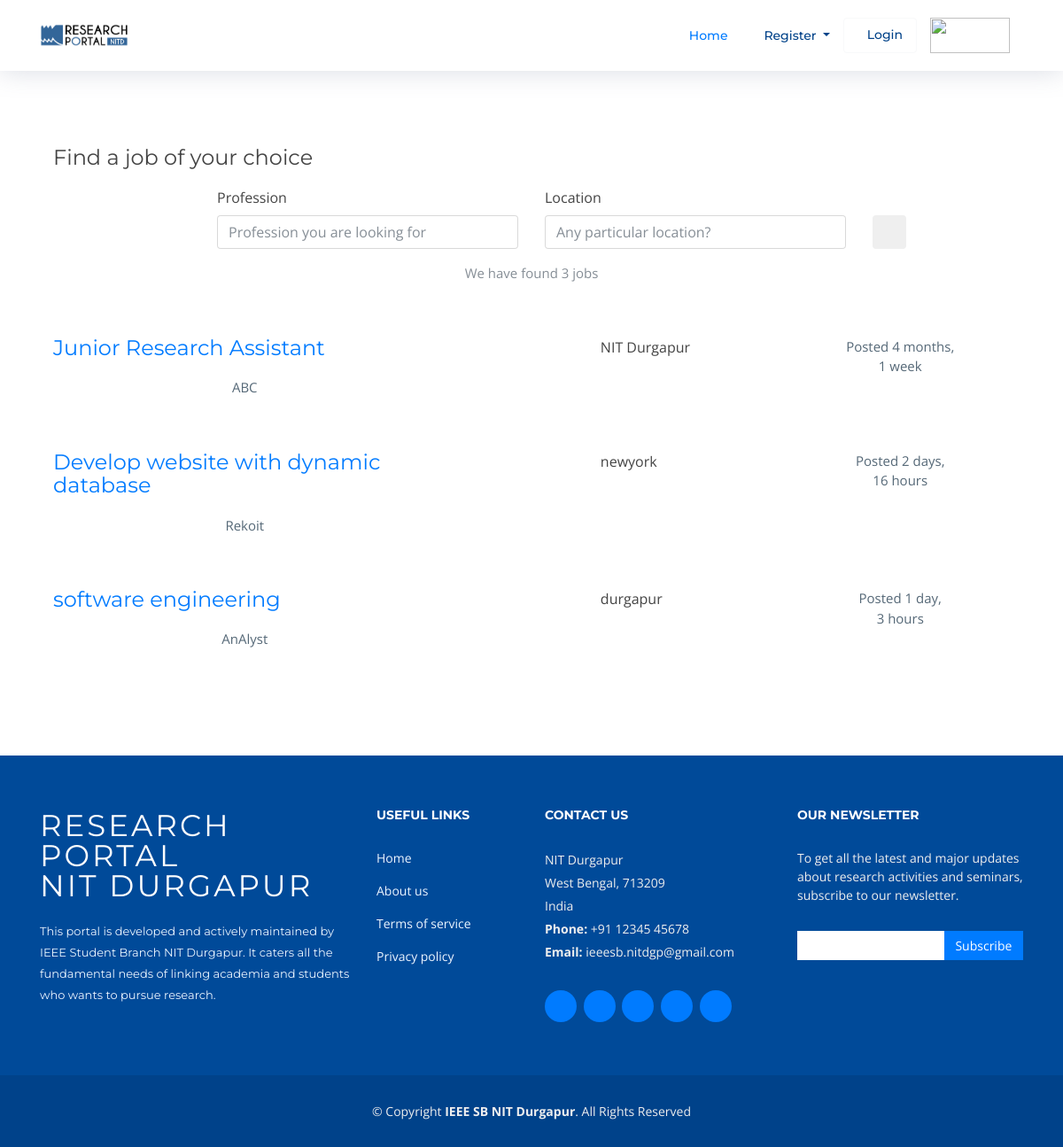
Page /jobs on the committed database.
### jobsapp/models.py (models this page shows, shortened)
class Job(models.Model):
    user = models.ForeignKey(User, on_delete=models.CASCADE)
    title = models.CharField(max_length=300)
    description = models.TextField()
    location = models.CharField(max_length=150)
    type = models.CharField(choices=JOB_TYPE, max_length=10)
    category = models.CharField(max_length=100)
    last_date = models.DateTimeField()
    company_name = models.CharField(max_length=100)
    tags = TaggableManager()
    company_description = models.CharField(max_length=300)
    website = models.CharField(max_length=100, default="")
    created_at = models.DateTimeField(default=timezone.now)
    filled = models.BooleanField(default=False)

### jobsapp/views/home.py (the view, shortened to what this page needs)
# urls.py: path('jobs', JobListView, name='jobs'),
def JobListView(request):
    model = Job
    template_name = 'jobs/jobs.html'
    context_object_name = 'jobs'
    paginate_by = 5
    jobs = Job.objects.all()
    context= {'jobs': jobs,
              }
    return render(request, 'jobs/jobs.html', context)

### templates/jobs/jobs.html (shortened to what this page needs)
{% extends 'base.html' %}
{% load static %}
{% block content %}
    <section class="job-form-section job-form-section--compressed">
        <div class="container">
            <h4 class="heading">Find a <span class="accent">job </span>of your <span class="accent">choice</span></h4>
            <form id="job-main-form" method="POST" action="" class="job-main-form">
                <div class="controls">
                    <div class="row align-items-end">
                        <div class="col-sm-1 col-lg-2"></div>
                        <div class="col-sm-5 col-lg-4 form-group">
                            <label for="profession">Profession</label>
                            <input type="text" id="profession" name="profession"
                                   placeholder="Profession you are looking for" class="form-control">
                        </div>
                        <div class="col-sm-5 col-lg-4 form-group">
                            <label for="location">Location</label>
                            <input type="text" id="location" name="location" placeholder="Any particular location?"
                                    class="form-control">
                        </div>
                        <div class="col-sm-1 col-lg-2 form-group">
                            <button type="submit" name="name"
                                    class="btn btn-outline-white-primary job-main-form__button">
                                <i class="fa fa-search"></i>
                            </button>
                        </div>
                    </div>
                </div>
            </form>
        </div>
    </section>
    <section>
        <div class="container">
            <p class="text-muted">We have found <span class="accent">{{ jobs.count }}</span> jobs</p>
            {% for job in jobs %}
                <div class="job-listing  ">
                    <div class="row">
                        <div class="col-md-12 col-lg-6">
                            <div class="row">
                                <div class="col-10">
                                    <h4 class="job__title"><a
                                            href="{% url 'jobs:jobs-detail' job.id %}">{{ job.title }}</a></h4>
                                    <p class="job__company">
                                        {{ job.company_name }}
                                    </p>
                                </div>
                            </div>
                        </div>
                        <div class="col-10 col-md-3 col-lg-2 ml-auto"><i class="fa fa-map-marker job__location"></i>
                            {{ job.location }}
                        </div>
                        <div class="col-10 col-md-3 col-lg-3 ml-auto">
                            <p>Posted {{ job.created_at|timesince }}</p>
                        </div>
                    </div>
                </div>
            {% endfor %}
        </div>
    </section>
{% endblock %}

### templates/base.html (shortened to what this page needs)
{% load static %}
<!DOCTYPE html>
<html>
<head>
  <link rel="stylesheet" href="https://use.fontawesome.com/releases/v5.8.2/css/all.css">
  <link href="{% static "jobsapp/lib/bootstrap/css/bootstrap.min.css" %}" rel="stylesheet">
  <link href="{% static "jobsapp/lib/font-awesome/css/font-awesome.min.css" %}" rel="stylesheet">
  <link href="{% static "jobsapp/lib/animate/animate.min.css" %}" rel="stylesheet">
  <link href="{% static "jobsapp/lib/ionicons/css/ionicons.min.css" %}" rel="stylesheet">
  <link href="{% static "jobsapp/lib/owlcarousel/assets/owl.carousel.min.css" %}" rel="stylesheet">
  <link href="{% static "jobsapp/lib/lightbox/css/lightbox.min.css" %}" rel="stylesheet">
  <link href="{% static "jobsapp/css/style.css" %}" rel="stylesheet">
</head>
<body>
<header id="header" class="fixed-top">
  <div class="container">
    <div class="logo float-left">
      <a href="{% url 'jobs:home-init' %}" class="scrollto"><img src="{% static "jobsapp/img/portal_logo_big3.png" %}" alt="" width="100" height="450"></a>
    </div>
    <nav class="main-nav float-right d-none d-lg-block">
      <ul>
        <li class="active"><a href="/home_initial">Home</a></li>
        {% if request.user.is_authenticated and request.user.role == 'employer' %}
            <li class="nav-item dropdown">
                <a id="clientZone" href="#" data-toggle="dropdown"
                   aria-haspopup="true" aria-expanded="false"
                   class="nav-link dropdown-toggle has-img mb-3 mb-lg-0 mt-3 mt-lg-0">
                    {% if request.user.role == 'employee' %}
                        {{ request.user.first_name }} {{ request.user.last_name }}
                    {% else %}
                        {{ request.user.first_name }}
                    {% endif %}
                </a>
                <div aria-labelledby="clientZone" class="dropdown-menu">
                    <a href="{% url 'jobs:employer-dashboard' %}" class="dropdown-item">Dashboard</a>
                    <a href="{% url 'jobs:employer-all-applicants' %}" class="dropdown-item">Applicants </a>
                    <a href="{% url 'jobs:employer-jobs-create' %}" class="dropdown-item">Post a new
                        job </a>
                    <a href="{% url 'accounts:logout' %}" class="dropdown-item">Logout</a>
                </div>
            </li>
        {% else %}
            <li class="nav-item dropdown">
                <a id="pages" href="#" data-toggle="dropdown" aria-haspopup="true" aria-expanded="false"
                   class="nav-link dropdown-toggle"><i class="fa fa-signing"></i>Register
                </a>
            </li>
            <li class="nav-item" style="color: #fff">
                <a href="{% url 'accounts:login' %}" class="btn navbar-btn btn-outline-light mb-5 mb-lg-0">
                    <i class="fa fa-sign-in"></i>Login
                </a>
            </li>
        {% endif %}
        <li><a href="{% url 'jobs:home-init' %}" class="scrollto"><img style="margin-top: -10px" src="{% static "jobsapp/img/sb_logo.png" %}" alt="" width="90" height="40"></a></li>
      </ul>
    </nav>
  </div>
</header>
<section id="about">
  <div class="container">
    <header class="section-header">
      <p><br><br></p>
      {% block content %} {% endblock %}
    </header>
  </div>
</section>
<footer id="footer">
  <div class="footer-top">
    <div class="container">
      <div class="row">
        <div class="col-lg-4 col-md-6 footer-info">
          <h3>Research Portal <br> NIT Durgapur</h3>
          <p>This portal is developed and actively maintained by IEEE Student Branch NIT Durgapur. It caters all the fundamental needs of linking academia and students who wants to pursue research.</p>
        </div>
        <div class="col-lg-2 col-md-6 footer-links">
          <h4>Useful Links</h4>
          <ul>
            <li><a href="#">Home</a></li>
            <li><a href="/home_initial">About us</a></li>
            <li><a href="#">Terms of service</a></li>
            <li><a href="#">Privacy policy</a></li>
          </ul>
        </div>
        <div class="col-lg-3 col-md-6 footer-contact">
          <h4>Contact Us</h4>
          <p>
            NIT Durgapur <br>
            West Bengal, 713209<br>
            India <br>
            <strong>Phone:</strong> +91 12345 45678<br>
            <strong>Email:</strong> ieeesb.nitdgp@gmail.com<br>
          </p>
          <div class="social-links">
            <a href="http://ieeesbnitdgp.com/" class="globe"><i class="fa fa-globe"></i></a>
            <a href="https://twitter.com/IEEESBNITD" class="twitter"><i class="fa fa-twitter"></i></a>
            <a href="https://www.facebook.com/nitdgpieeesociety" class="facebook"><i class="fa fa-facebook"></i></a>
            <a href="https://www.instagram.com/ieeesb_nitdgp/" class="instagram"><i class="fa fa-instagram"></i></a>
            <a href="https://www.linkedin.com/company/ieeesbnitdgp" class="linkedin"><i class="fa fa-linkedin"></i></a>
          </div>
        </div>
        <div class="col-lg-3 col-md-6 footer-newsletter">
          <h4>Our Newsletter</h4>
          <p>To get all the latest and major updates about research activities and seminars, subscribe to our newsletter.</p>
          <form action="" method="post">
            <input type="email" name="email"><input type="submit"  value="Subscribe">
          </form>
        </div>
      </div>
    </div>
  </div>
  <div class="container">
    <div class="copyright">
      &copy; Copyright <strong>IEEE SB NIT Durgapur</strong>. All Rights Reserved
    </div>
  </div>
</footer>
</body>
</html>

### jobsapp/static/jobsapp/css/style.css (style rules this page uses)
body { background: #fff; color: #444; font-family: "Open Sans", sans-serif; }
a { color: #007bff; transition: 0.5s; }
p { padding: 0; margin: 0 0 30px 0; }
h1, h2, h3, h4, h5, h6 { font-family: "Montserrat", sans-serif; font-weight: 400; margin: 0 0 20px 0; padding: 0; }
#header { height: 80px; transition: all 0.5s; z-index: 997; transition: all 0.5s; padding: 20px 0; background: #fff; box-shadow: 0px 0px 30px rgba(127, 137, 161, 0.3); }
#header .logo img { padding: 0; margin: 7px 0; max-height: 26px; }
.main-nav, .main-nav * { margin: 0; padding: 0; list-style: none; }
.main-nav > ul > li { position: relative; white-space: nowrap; float: left; }
.main-nav a { display: block; position: relative; color: #004289; padding: 10px 15px; transition: 0.3s; font-size: 14px; font-family: "Montserrat", sans-serif; font-weight: 500; }
.main-nav a:hover, .main-nav .active > a, .main-nav li:hover > a { color: #007bff; text-decoration: none; }
.section-header p { text-align: center; margin: auto; font-size: 15px; padding-bottom: 60px; color: #556877; width: 50%; }
#about { background: #fff; padding: 60px 0; }
#footer { background: #00428a; padding: 0 0 30px 0; color: #eee; font-size: 14px; }
#footer .footer-top { background: #004a99; padding: 60px 0 30px 0; }
#footer .footer-top .footer-info { margin-bottom: 30px; }
#footer .footer-top .footer-info h3 { font-size: 34px; margin: 0 0 20px 0; padding: 2px 0 2px 0; line-height: 1; font-family: "Montserrat", sans-serif; color: #fff; font-weight: 400; letter-spacing: 3px; text-transform: uppercase; }
#footer .footer-top .footer-info p { font-size: 13px; line-height: 24px; margin-bottom: 0; font-family: "Montserrat", sans-serif; color: #ecf5ff; }
#footer .footer-top .social-links a { font-size: 18px; display: inline-block; background: #007bff; color: #fff; line-height: 1; padding: 8px 0; margin-right: 4px; border-radius: 50%; text-align: center; width: 36px; height: 36px; transition: 0.3s; }
#footer .footer-top h4 { font-size: 14px; font-weight: bold; color: #fff; text-transform: uppercase; position: relative; padding-bottom: 10px; }
#footer .footer-top .footer-links { margin-bottom: 30px; }
#footer .footer-top .footer-links ul { list-style: none; padding: 0; margin: 0; }
#footer .footer-top .footer-links ul li { padding: 8px 0; }
#footer .footer-top .footer-links ul li:first-child { padding-top: 0; }
#footer .footer-top .footer-links ul a { color: #ecf5ff; }
#footer .footer-top .footer-contact { margin-bottom: 30px; }
#footer .footer-top .footer-contact p { line-height: 26px; }
#footer .footer-top .footer-newsletter { margin-bottom: 30px; }
#footer .footer-top .footer-newsletter input[type="email"] { border: 0; padding: 6px 8px; width: 65%; }
#footer .footer-top .footer-newsletter input[type="submit"] { background: #007bff; border: 0; width: 35%; padding: 6px 0; text-align: center; color: #fff; transition: 0.3s; cursor: pointer; }
#footer .copyright { text-align: center; padding-top: 30px; }

### rows in the picture
Job: title "Junior Research Assistant", company_name "ABC", location "NIT Durgapur", created_at "4 months, 1 week"
Job: title "Develop website with dynamic database", company_name "Rekoit", location "newyork", created_at "2 days, 16 hours"
Job: title "software engineering", company_name "AnAlyst", location "durgapur", created_at "1 day, 3 hours"

### other values in the picture
{{ jobs.count }} "3"
